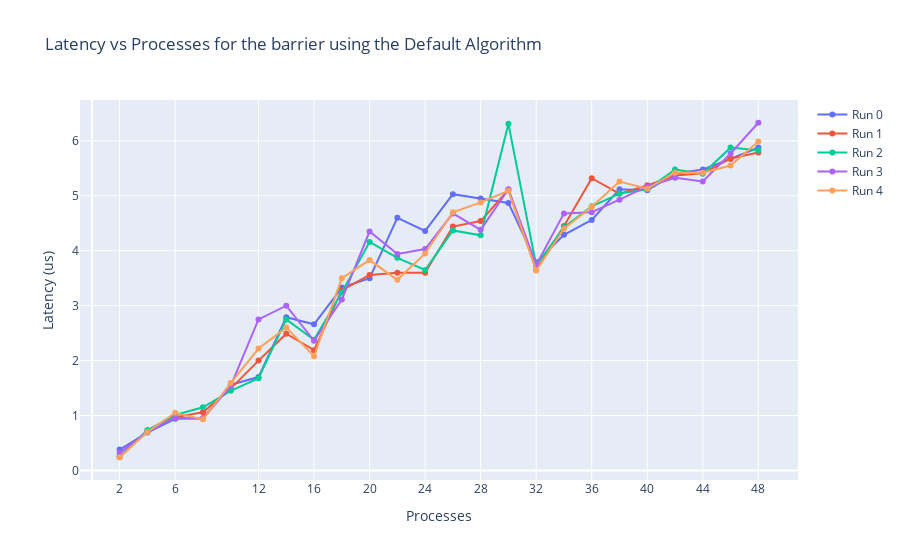

Source (notebook cell):
### Code cell
# Set path to the data
barrier_path = path + '/barrier/results_barrier/'  # Replace with your actual path

# Get the list of files in the directory
files = os.listdir(barrier_path)

# Create a list to store the dataframes
dfs = []
default_df = []
tree_df = []
linear_df = []

# Read the data from the files; for each file, check if 
# the name contains binary, default or chain and set the
# corresponding value in the dataframe

for file in files:
    if 'tree' in file:
        df = pd.read_csv(os.path.join(barrier_path, file))
        df['algorithm'] = 'Tree'
        dfs.append(df)
    elif 'default' in file:
        df = pd.read_csv(os.path.join(barrier_path, file))
        df['algorithm'] = 'Default'
        dfs.append(df)
    elif 'linear' in file:
        df = pd.read_csv(os.path.join(barrier_path, file))
        df['algorithm'] = 'Linear'
        dfs.append(df)

# Filter out dataframes where the 'Algorithm' column contains '${algorithm}' or is null
valid_dfs = []
for df in dfs:
    if 'Algorithm' in df.columns:
        df['Algorithm'] = df['Algorithm'].astype(str)
        if not df['Algorithm'].str.contains(r'\$\{algorithm\}').any():
            valid_dfs.append(df)

# Split the data into separate dataframes for each algorithm
default_df = [df for df in valid_dfs if df['Algorithm'].iloc[0] == 'default']
tree_df = [df for df in valid_dfs if df['Algorithm'].iloc[0] == 'tree']
linear_df = [df for df in valid_dfs if df['Algorithm'].iloc[0] == 'linear']

# Select an allocation strategy
default_df = [df[df['Allocation']=='core'] for df in default_df]
tree_df = [df[df['Allocation']=='core'] for df in tree_df]
linear_df = [df[df['Allocation']=='core'] for df in linear_df]

allocations = default_df[0]['Allocation'].unique()


# Initialize the figure
fig = go.Figure()

# Start plotting the data
for selected in range(len(default_df)):
	# The two runs
	used_df = default_df[selected]
	# Only plot for 512KB and 1MB, a.k.a. one fitting entirely in L1 and one not fitting
	# Plot the data
	fig.add_trace(go.Scatter(x=used_df['Processes'], 
							y=used_df['Latency'],
							mode='lines+markers',
							name="Run "+str(selected)))
# Update the layout by naming the appropirate tings and highlighting some places of interest in the x-axis
fig.update_layout(title='Latency vs Processes for the barrier using the Default Algorithm', 
					xaxis_title='Processes', 
					yaxis_title='Latency (us)', 
					xaxis=dict(tickvals=tickvals)
				)

fig.show()

### Figure 1 — Plotly figure (JSON) as saved in the notebook; plotly's stock layout.template omitted (floating-point values rounded to 4 significant figures)
{"data": [{"mode": "lines+markers", "name": "Run 0", "type": "scatter", "x": [2, 4, 6, 8, 10, 12, 14, 16, 18, 20, 22, 24, 26, 28, 30, 32, 34, 36, 38, 40, 42, 44, 46, 48], "y": [0.38, 0.69, 0.94, 0.95, 1.56, 1.7, 2.79, 2.66, 3.33, 3.5, 4.6, 4.36, 5.03, 4.95, 4.87, 3.79, 4.29, 4.56, 5.12, 5.1, 5.4, 5.48, 5.67, 5.88]}, {"mode": "lines+markers", "name": "Run 1", "type": "scatter", "x": [2, 4, 6, 8, 10, 12, 14, 16, 18, 20, 22, 24, 26, 28, 30, 32, 34, 36, 38, 40, 42, 44, 46, 48], "y": [0.24, 0.73, 0.97, 1.06, 1.49, 2, 2.49, 2.19, 3.28, 3.56, 3.6, 3.6, 4.44, 4.54, 5.11, 3.65, 4.45, 5.32, 5.04, 5.19, 5.37, 5.41, 5.68, 5.79]}, {"mode": "lines+markers", "name": "Run 2", "type": "scatter", "x": [2, 4, 6, 8, 10, 12, 14, 16, 18, 20, 22, 24, 26, 28, 30, 32, 34, 36, 38, 40, 42, 44, 46, 48], "y": [0.26, 0.73, 1.01, 1.15, 1.45, 1.68, 2.75, 2.38, 3.24, 4.16, 3.87, 3.65, 4.37, 4.28, 6.31, 3.73, 4.43, 4.81, 5.04, 5.12, 5.48, 5.4, 5.88, 5.83]}, {"mode": "lines+markers", "name": "Run 3", "type": "scatter", "x": [2, 4, 6, 8, 10, 12, 14, 16, 18, 20, 22, 24, 26, 28, 30, 32, 34, 36, 38, 40, 42, 44, 46, 48], "y": [0.32, 0.7, 0.96, 0.94, 1.54, 2.75, 3, 2.36, 3.11, 4.35, 3.94, 4.03, 4.68, 4.38, 5.12, 3.74, 4.68, 4.7, 4.93, 5.17, 5.33, 5.26, 5.77, 6.33]}, {"mode": "lines+markers", "name": "Run 4", "type": "scatter", "x": [2, 4, 6, 8, 10, 12, 14, 16, 18, 20, 22, 24, 26, 28, 30, 32, 34, 36, 38, 40, 42, 44, 46, 48], "y": [0.24, 0.7, 1.05, 0.93, 1.59, 2.22, 2.6, 2.08, 3.5, 3.83, 3.47, 3.95, 4.7, 4.88, 5.09, 3.64, 4.4, 4.8, 5.26, 5.13, 5.42, 5.42, 5.55, 5.99]}], "layout": {"title": {"text": "Latency vs Processes for the barrier using the Default Algorithm"}, "xaxis": {"tickvals": [2, 6, 12, 16, 20, 24, 28, 32, 36, 40, 44, 48], "title": {"text": "Processes"}}, "yaxis": {"title": {"text": "Latency (us)"}}}}
